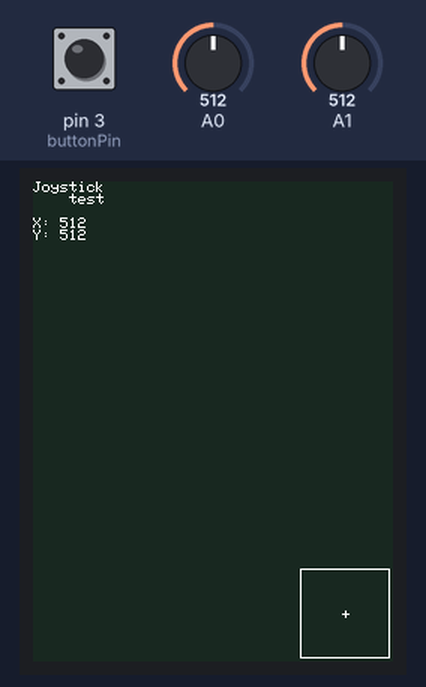
Bench run of a sketch on a simulated Arduino Uno, built with avr-gcc and run on an emulated ATmega328P. Parts: 240×320 colour display. Inputs (shaded band) come from the test bench; at power-on: A0 = 512, pin 3 (buttonPin) HIGH, A1 = 512.

Above: at 1.4 s.
1.5 s: A0 set to 900
3.0 s: pin 3 (buttonPin) pulled LOW for 0.15 s
At 4.2 s:
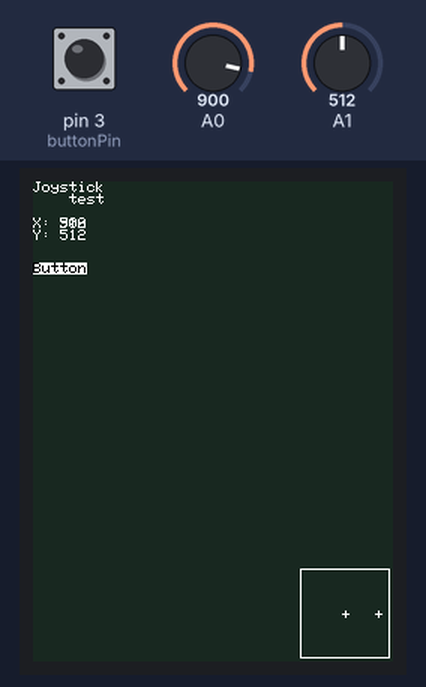
4.6 s: A0 set to 0
6.1 s: A0 set to 122
Timing chart, 0 to 8.6 s (numbered marks = the images above; inputs shaded):
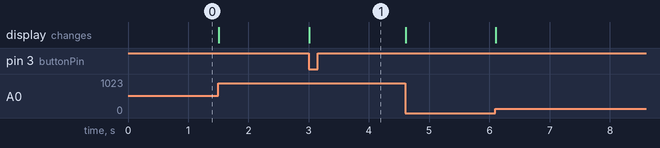

The sketch:

joysticktest.ino
```cpp
#include <TouchScreen.h>

#include <SPI.h>

#include <Adafruit_ILI9341.h>

#include <Adafruit_GFX.h>
#include <Adafruit_GrayOLED.h>
#include <Adafruit_SPITFT.h>
#include <Adafruit_SPITFT_Macros.h>
#include <gfxfont.h>

// Define TFT pins
#define DC_pin 9
#define CS_pin 10

// Color definitions
#define BLACK    0x0000
#define WHITE    0xFFFF
#define JUNGLE_GREEN     0x1944
#define SILVER   0xC637
#define STEEL    0x6493
#define BLUE     0x0351
#define POMODORO 0xEA4A

Adafruit_ILI9341 tft = Adafruit_ILI9341(CS_pin, DC_pin);

const int buttonPin = 3;

void setup() {
  // put your setup code here, to run once:
  Serial.begin(9600);
  pinMode(buttonPin, INPUT_PULLUP); //joystick button
  tft.begin();
  tft.fillScreen(JUNGLE_GREEN);
}

void loop() {
  // put your main code here, to run repeatedly:
  bool button = digitalRead(buttonPin);
  int x = analogRead(A0);
  int y = analogRead(A1);
  f_drawJoystickInfo(button, x, y);
}

void f_drawJoystickInfo(bool button, int x, int y) {
  tft.setTextColor(WHITE);
  tft.setCursor(0, 0);
  tft.println("Joystick");
  tft.println("    test");
  tft.println();
  tft.print("X: ");
  tft.println(x);
  tft.print("Y: ");
  tft.println(y);

    if(!button) {
      tft.setCursor(0, 54);
      tft.setTextColor(BLACK, WHITE);
      tft.print("Button");
    }
  int x1 = map(x, 0, 1023, tft.width() - 60 - 2, tft.width() - 2);
  int y1 = map(y, 0, 1023, tft.height() - 60 - 2, tft.height() - 2);
  tft.drawRect(tft.width() - 60 - 2, tft.height() - 60 - 2, 60, 60, WHITE);  //draw frame
  tft.drawLine(x1, y1 - 2, x1, y1 + 2, WHITE);  //draw joystick position inside frame
  tft.drawLine(x1 - 2, y1, x1 + 2, y1, WHITE);

}
```

Measured:
- after the input at 3.0 s, the display: changes at once (image 1)
